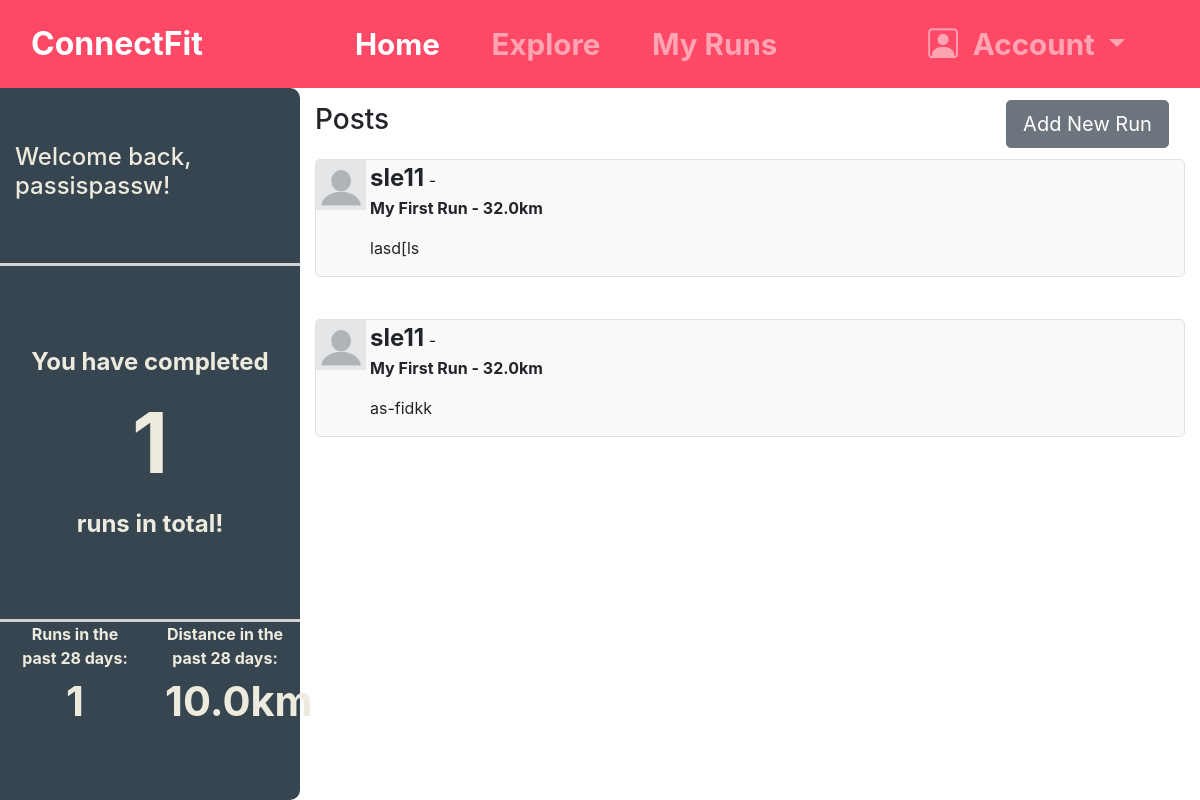
Screenshot of /home (signed in) with the database file from the repository.
### app/models.py (models this page shows, shortened)
class users(db.Model, UserMixin):
    id = db.Column(db.Integer, primary_key=True)
    username = db.Column(db.String(500), index=True, unique=True)
    email = db.Column(db.String(500), index=True, unique=True)
    runs = db.relationship('runs', backref='users', lazy='dynamic')
    password = db.Column(db.String(250))
    active = db.Column(db.Boolean)
    roles = db.relationship('Role', secondary=roles_users, backref=db.backref('users', lazy='dynamic'))
    following: so.WriteOnlyMapped['users'] = so.relationship(
        secondary=followers, primaryjoin=(followers.c.follower_id == id),
        secondaryjoin=(followers.c.followed_id == id),
        back_populates='followers')
    followers: so.WriteOnlyMapped['users'] = so.Relationship(
        secondary=followers, primaryjoin = (followers.c.followed_id == id),
        secondaryjoin=(followers.c.follower_id == id),
        back_populates='following')

class runs(db.Model):
    runId = db.Column(db.Integer, primary_key=True)
    user_Id = db.Column(db.Integer, db.ForeignKey('users.id'))
    runTitle = db.Column(db.String(500), index=True)
    runDistance = db.Column(db.Float)
    run_dateTime = db.Column(db.DateTime)
    runDescription = db.Column(db.String(500))

### app/views.py (the view, shortened to what this page needs)
@app.route('/home', methods=['POST', 'GET'])
def index():
    if not(current_user.is_authenticated):
        return redirect(url_for('login'))
    form = newRunForm()
    userName = current_user.username
    totalRuns = find_total_runs(current_user)
    distanceThisMonth = calc_monthly_distance(current_user)['distRuns']
    runsThisMonth = calc_monthly_distance(current_user)['numRuns']
    allPostsOrdered = getFollowerPosts()
    return render_template('home.html', title="Homepage", navbarOn = True, userName = userName, form=form, totalRuns=totalRuns,
            distanceThisMonth=distanceThisMonth, runsThisMonth=runsThisMonth, allPostsOrdered = allPostsOrdered)

### app/views.py (called while the page is built)
def find_total_runs(thisUser):
    return len(models.runs.query.filter_by(user_Id=thisUser.id).all())

def calc_monthly_distance(thisUser):
    monthAgo = datetime.today() - timedelta(days=28)
    userRuns = models.runs.query.filter_by(user_Id=thisUser.id).all()
    distanceThisMonth = []
    totalRuns = 0
    for i in userRuns:
        if (i.run_dateTime <= datetime.today()) and (i.run_dateTime >= monthAgo ):
            distanceThisMonth.append(i.runDistance)
            totalRuns+=1
    return {'numRuns': totalRuns, 'distRuns': sum(distanceThisMonth)}

def getFollowerPosts():
        stmt = (select(runs).select_from(runs).join(
                followers, followers.c.followed_id == runs.user_Id)
                .filter_by( follower_id = current_user.id)).order_by(desc(runs.run_dateTime))
        x = (db.session.execute(stmt))
        arrFollowerRuns = []
        for i in x.scalars():
            dictRun = {}
            dictRun['runId'] = i.runId
            dictRun['username'] = models.users.query.get(i.user_Id).username
            dictRun['title'] = i.runTitle
            dictRun['distance'] = i.runDistance
            dictRun['description'] = i.runDescription
            dictRun['Date'] = i.run_dateTime.strftime("%d/%m/%Y %H:%M")
            arrFollowerRuns.append(dictRun)
        return arrFollowerRuns

### app/templates/home.html (shortened to what this page needs)
{% extends "base.html" %}
{% block content %}
<div class="container-fluid" style="height:89%;">
    <div class="row" style="height: 100%;">
        <div class="col-3 dash-area" style="background-color:#36454F;">
            <div class="row h-25">
                <div class="col-12 d-flex justify-content-center align-items-center" style="border-bottom: 3px solid #D3D3D3;">
                    <h4> Welcome back, {{ userName }}! </h4>
                </div>
            </div>
            <div class="row h-50">
                <div class="col d-flex justify-content-center align-items-center text-center font-weight-bold" style="border-bottom: 3px solid #D3D3D3;">
                    <span style="font-size:1.5em;">You have completed <br>
                    <span style="font-size:3.5em;">{{ totalRuns }}</span> <br>
                    runs in total! </span>
                </div>
            </div>
            <div class="row h-25">
                <div class="col-6 text-center font-weight-bold">
                    <span style="padding-top:2em;">Runs in the past 28 days:</span> <br>
                    <span style="font-size:2.6em;">
                    {{ runsThisMonth }}
                    </span>
                </div>
                <div class="col-6 text-center font-weight-bold">
                    Distance in the past 28 days: <br>
                    <span style="font-size: 2.6em;">{{ distanceThisMonth }}km</span>
                </div>
            </div>
        </div>
        <div class="col-9">
            <div class="row add-new-run" style="height:10%;">
                <div class="col-9 d-flex align-items-center">
                    <span><h3>Posts</h3></span>
                </div>
                <div class="col-3 d-flex align-items-center justify-content-center">
                <button type="button" class="btn btn-lg btn-secondary" data-toggle="modal" data-target="#newPostModal">Add New Run</button>
                </div>
            </div>
            <div class="user-posts row" style="height:90%; overflow-y:scroll;">
                <div class="col-12">
                    {% for post in allPostsOrdered %}
                    <div class="row" style="height:25%;">
                        <div class="col-12">
                            <div class="row">
                                <div class="col-12">
                                    <div class="media border" style="border-radius:5px; background-color: #f9f9f9;">
                                        <img class="mr-1" style="width:50px; height:50px;" src = {{ url_for('static', filename='images/profilePictureTest.webp') }} alt="Profile Picture">
                                        <div class="media-body">
                                            <b class="mt-0" style="font-size:1.5em;">{{ post['username'] }}</b> -
                                            <p><b> {{ post['title'] }} - {{ post['distance'] }}km</b></p>
                                            <p> {{ post['description'] }}</p>
                                        </div>
                                    </div>
                                </div>
                            </div>
                        </div>
                    </div>
                    {% endfor %}
                </div>
            </div>
        </div>
    </div>
</div>
{% endblock %}

### app/static/css/main.css (style rules this page uses)
html,body { height: 100%; }
.dash-area { border-top-right-radius: 10px; border-bottom-right-radius: 10px; border-color: transparent; color: #EDEADE; }

### rows the page displays
users: username "passispassw"
users: username "sle11" "sle11"
runs: title "My First Run", distance "32.0", description "lasd[ls"
runs: title "My First Run", distance "32.0", description "as-fidkk"

### other values shown
{{ totalRuns }} "1"
{{ runsThisMonth }} "1"
{{ distanceThisMonth }} "10.0"
